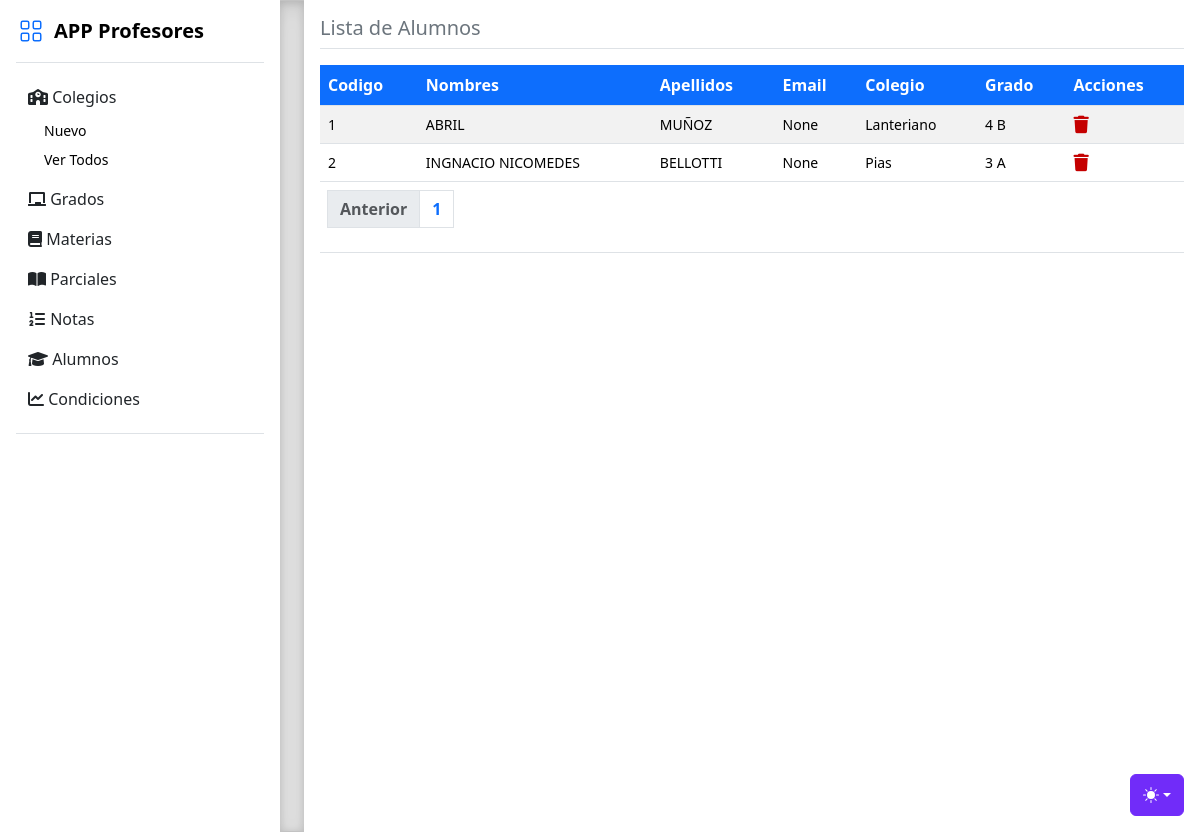
The page /alumnos/ver on the database its author committed.
### tables this page shows
CREATE TABLE alumnos (
  id INTEGER PRIMARY KEY AUTOINCREMENT,
  nombres VARCHAR(255) NOT NULL,
  apellidos VARCHAR(255) NOT NULL,
  email VARCHAR(255),
  id_colegios INTEGER NOT NULL,
  id_grados INTEGER NOT NULL,
  FOREIGN KEY (id_colegios) REFERENCES colegios(id),
  FOREIGN KEY (id_grados) REFERENCES grados(id)
);

CREATE TABLE colegios (
  id INTEGER PRIMARY KEY AUTOINCREMENT,
  nombre VARCHAR(255) NOT NULL
);

CREATE TABLE grados (
  id INTEGER PRIMARY KEY AUTOINCREMENT,
  nombre VARCHAR(255) NOT NULL
, division TEXT);

### routers/alumnos.py (the view)
@router.get("/alumnos/ver")
def verAlumnos(req:Request, page: int = 1):
    verDb = FuncionesDB()
    colegios = verDb.mostrarTabla("colegios")
    grados = verDb.mostrarTabla("grados")
    alumnos = verDb.mostrarTablaPaginada("alumnos", page, 15)
    total_productos = verDb.contarFilas("alumnos")
    total_paginas = math.ceil(total_productos / 15)
    return template.TemplateResponse("alumnos_ver.html", { "request" : req, "colegios": colegios, "alumnos": alumnos, "grados": grados,"page": page, "total_paginas": total_paginas })

### templates/alumnos_ver.html (shortened to what this page needs)
<!doctype html>
<html lang="es" data-bs-theme="auto">
  <head><script src="/templates/static/color-modes.js"></script>
    <link href="/templates/static/bootstrap.min.css" rel="stylesheet">
    <link href="/templates/static/style.css" rel="stylesheet">
    <link rel="stylesheet" href="https://cdnjs.cloudflare.com/ajax/libs/font-awesome/6.0.0-beta3/css/all.min.css" />
    <link rel="stylesheet" href="https://cdn.jsdelivr.net/npm/@docsearch/css@3">
    <link href="/templates/static/sidebars.css" rel="stylesheet">
  </head>
  <body>
    <div class="dropdown position-fixed bottom-0 end-0 mb-3 me-3 bd-mode-toggle">
      <button class="btn btn-bd-primary py-2 dropdown-toggle d-flex align-items-center"
              id="bd-theme"
              type="button"
              aria-expanded="false"
              data-bs-toggle="dropdown"
              aria-label="Toggle theme (auto)">
        <svg class="bi my-1 theme-icon-active" width="1em" height="1em"><use href="#circle-half"></use></svg>
      </button>
    </div>
<main class="d-flex flex-nowrap">
  <div class="flex-shrink-0 p-3" style="width: 280px;">
    <a href="/productos/ver_todos" class="d-flex align-items-center pb-3 mb-3 link-body-emphasis text-decoration-none border-bottom">
      <svg class="bi pe-none me-2" width="30" height="24" style="color: #0D6EFD;"><use xlink:href="#grid"/></svg>
      <span class="fs-5 fw-semibold">APP Profesores</span>
    </a>
    <ul class="list-unstyled ps-0">
      {% include 'menu.html' %}
  <div class="b-example-divider b-example-vr"></div>
  <div class="m-3 w-100 vh-100">
    <h5 class="text-secondary">Lista de Alumnos</h5>
    <div class="border-top mb-3 w-100"></div>
    <article>
      <table class="table table-striped m-0 bg-success text-white">
          <thead>
              <tr>
                  <th class="centrado bg-primary text-white">Codigo</th>
                  <th class="centrado bg-primary text-white">Nombres</th>
                  <th class="centrado bg-primary text-white">Apellidos</th>
                  <th class="centrado bg-primary text-white">Email</th>
                  <th class="centrado bg-primary text-white">Colegio</th>
                  <th class="centrado bg-primary text-white">Grado</th>
                  <th class="centrado bg-primary text-white">Acciones</th>
              </tr>
          </thead>
          <tbody>
          {% for alumno in alumnos %}
              <tr>
                  <td class="centrado small">{{ alumno[0] }}</td>
                  <td class="centrado small">{{ alumno[1] }}</td>
                  <td class="centrado small">{{ alumno[2] }}</td>
                  <td class="centrado small">{{ alumno[3] }}</td>
                  {% for colegio in colegios %}
                  {% if colegio[0] == alumno[4] %}
                  <td class="centrado small">{{ colegio[1] }}</td>
                  {% endif %}
                  {% endfor %}
                  {% for grado in grados %}
                  {% if grado[0] == alumno[5] %}
                  <td class="centrado small">{{ grado[1] }} {{ grado[2] }}</td>
                  {% endif %}
                  {% endfor %}
                  <td class="centrado small">
                    <a href="borrar/{{ alumno[0] }}"></a>
                      </td>
              </tr>
              {% endfor %}
              </div>
      <table class="table table-striped m-0">
          <thead><tr><th class="text-white m-0">
      <nav aria-label="Page navigation example m-0">
          <ul class="pagination">
              <li class="page-item">
                  {% if page > 1 %}
                      <a class="page-link" href="/colegio/ver?page={{ page - 1 }}">Anterior</a>
                      {% else %}
                      <li class="page-item disabled">
                          <a class="page-link">Anterior</a>
                      </li>
                  {% endif %}
              </li>
              {% for i in range(total_paginas) %}
                  <li class="page-item"><a class="page-link" href="/colegio/ver?page={{ i + 1 }}">{{ i + 1 }}</a></li>
              {% endfor %}
          </ul>
      </nav>
      </tr></thead>
  </table>
</main>
</body>
</html>

### templates/static/style.css (style rules this page uses)
main { overflow-x: auto; overflow-y: hidden; }
.dropdown-toggle { outline: 0; }
.b-example-divider { background-color: rgba(0, 0, 0, .1); border: solid rgba(0, 0, 0, .15); border-width: 1px 0; box-shadow: inset 0 .5em 1.5em rgba(0, 0, 0, .1), inset 0 .125em .5em rgba(0, 0, 0, .15); }
.b-example-vr { flex-shrink: 0; width: 1.5rem; height: inherit; }
.bi { vertical-align: -.125em; fill: currentColor; }
.btn-bd-primary { --bd-violet-bg: #712cf9; --bd-violet-rgb: 112.520718, 44.062154, 249.437846; --bs-btn-font-weight: 600; --bs-btn-color: var(--bs-white); --bs-btn-bg: var(--bd-violet-bg); --bs-btn-border-color: var(--bd-violet-bg); --bs-btn-hover-color: var(--bs-white); --bs-btn-hover-bg: #6528e0; --bs-btn-hover-border-color: #6528e0; --bs-btn-focus-shadow-rgb: var(--bd-violet-rgb); --bs-btn-active-color: var(--bs-btn-hover-color); --bs-btn-active-bg: #5a23c8; --bs-btn-active-border-color: #5a23c8; }
.bd-mode-toggle { z-index: 1500; }

### templates/static/sidebars.css (style rules this page uses)
.dropdown-toggle { outline: 0; }

### rows shown on the page
alumnos: id "1", nombres "ABRIL", apellidos "MUÑOZ", alumno "None"
colegios: nombre "Lanteriano"
grados: nombre "4", division "B"
alumnos: id "2", nombres "INGNACIO NICOMEDES", apellidos "BELLOTTI", alumno "None"
colegios: nombre "Pias"
grados: nombre "3", division "A"

### other values the page prints
{{ i + 1 }} "1"
